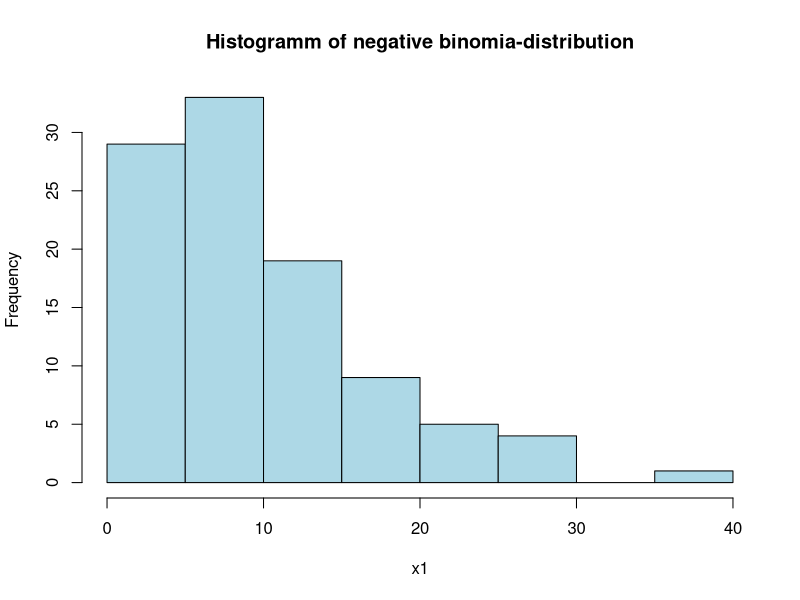
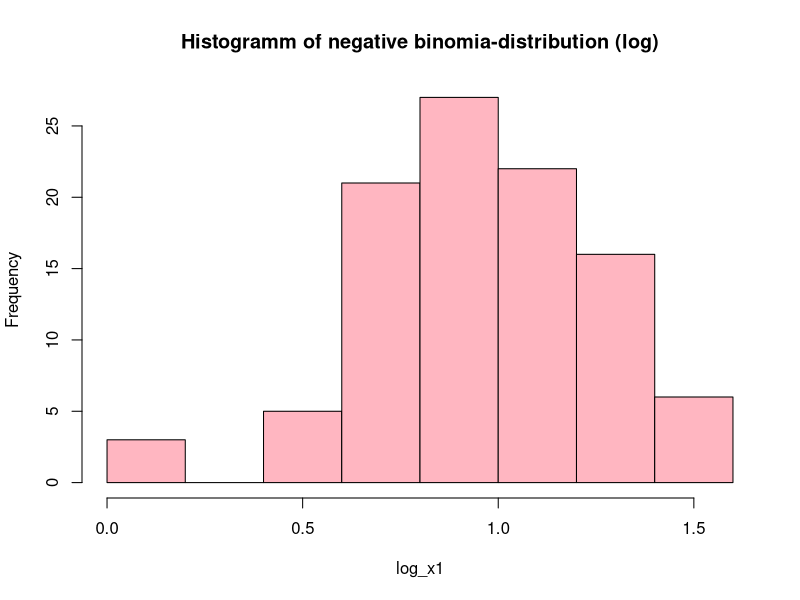

Recreate these plots in R, in order.
## ---- chunk 1
mu=10
mean<-mu
mean
## ---- chunk 2
variance=mu+mu^2*2
variance

## ---- chunk 3
x1 <- rnbinom(100, mu = 10, size = 2)
## ---- chunk 4
h1<-hist(x1, main= paste("Histogramm of negative binomia-distribution"), col="lightblue")
## ---- chunk 5
log_x1<- log10(x1+1)
h2<-hist(log_x1, main= paste("Histogramm of negative binomia-distribution (log)"), col="lightpink")

